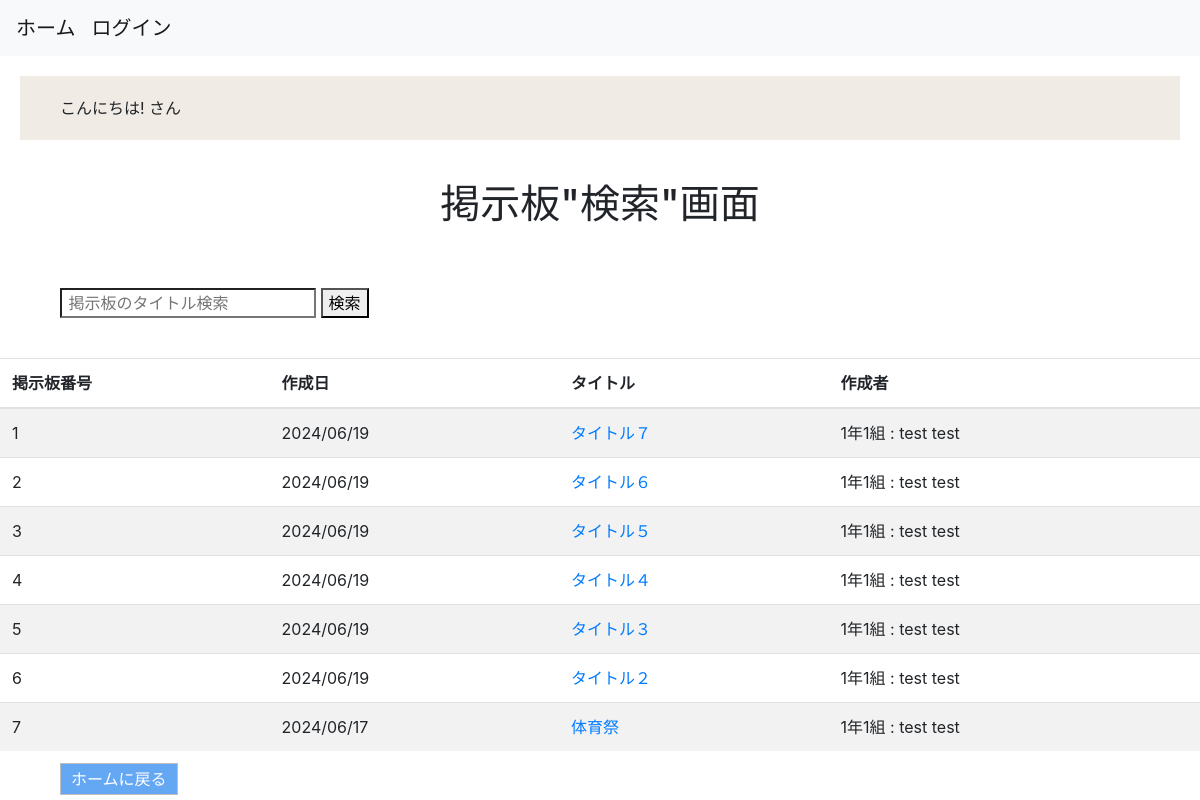
The page /boards/search_themes on the database as committed earlier.
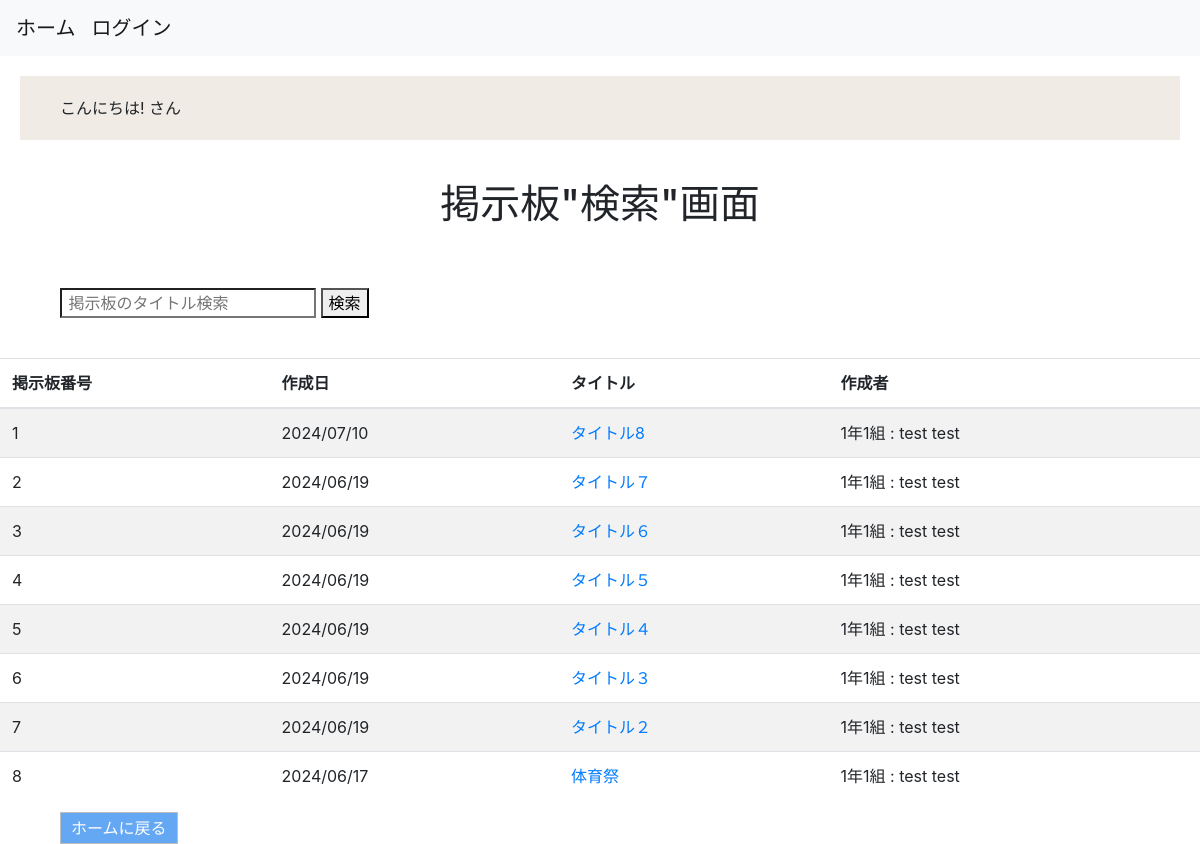
The same page on the database as committed later.
### boards/models.py (models this page shows)
class Themes(models.Model):
    title = models.CharField(max_length=255)
    created_at = models.DateTimeField(auto_now_add=True)
    updated_at = models.DateTimeField(auto_now=True)
    user = models.ForeignKey(
        'accounts.Users', on_delete=models.CASCADE
    )
    objects = ThemesManager()
    class Meta:
        db_table = 'themes'

### accounts/models.py (models this page shows)
class Users(AbstractBaseUser, PermissionsMixin):
    school_id = models.IntegerField(unique=True) #ユーザーid
    class_id = models.IntegerField(blank=True, null=True) #出席番号、教師は出席番号をもたないため、必須にはしない。
    first_name = models.CharField(max_length=150) #姓
    last_name = models.CharField(max_length=150) #名
    first_name_phonetic = models.CharField(max_length=150) #姓ふりがな
    last_name_phonetic = models.CharField(max_length=150) #名ふりがな
    birthday = models.DateField() #誕生日
    school_grade = models.PositiveIntegerField(blank=True, null=True) #学年
    school_class = models.PositiveIntegerField(blank=True, null=True) #組
    email = models.EmailField(max_length=150, blank=True, null=True) #学生はメアド持ってない場合があることを想定して必須項目にしない。
    club = models.CharField(max_length=150, blank=True, null=True) #帰宅部想定でnull=True
    is_active = models.BooleanField(default=True) #認証登録は今回は省くためdefault=True
    is_staff = models.BooleanField(default=False)
    created_at = models.DateTimeField(auto_now_add=True) #登録日時
    updated_at = models.DateTimeField(auto_now=True) #更新日時
    GENDER_CHOICES = (
        ('man', 'Man'),
        ('woman', 'Woman'),
    )
    STATUS_CHOICES = (
        ('teacher', 'Teacher'),
        ('student', 'Student'),
    )
    gender = models.CharField(max_length=50, choices=GENDER_CHOICES) #性別
    status = models.CharField(max_length=50, choices=STATUS_CHOICES) #立場
    USERNAME_FIELD = 'school_id'
    REQUIRED_FIELDS = ['first_name', 'last_name','status','birthday']
    objects = UserManager()
    class Meta:
        db_table = 'users'
    def __str__(self):
        return f'{self.school_grade}年{self.school_class}組 : {self.first_name} {self.last_name}'

### boards/views.py (the view, shortened to what this page needs)
# urls.py: path('search_themes', views.search_themes, name='search_themes'),
def search_themes(request):
    query = request.GET.get(str('query')) #query(検索に入力された言葉)を取得
    queryset = Themes.objects.fetch_all_themes().order_by('-id') #querysetにThemesモデルのデータを全て格納
    return render(
    request, 'boards/search_themes.html', context={
        'query': query,
        'queryset': queryset,
        }
    )

### boards/models.py (called while the page is built)
    def fetch_all_themes(self):
        return self.order_by('id').all()

### templates/boards/search_themes.html (shortened to what this page needs)
{% extends "base.html" %}
{% block content %}
<h1>掲示板"検索"画面</h1>
<form method="GET">
<div>
<input type="search" value="{{ request.GET.query }}"
         name="query" type="text"
         placeholder=" 掲示板のタイトル検索 ">
<button>検索</button>
</div>
<table class="table table-striped table-hover">
    <thead>
        <tr>
            <th>掲示板番号</th>
            <th>作成日</th>
            <th>タイトル</th>
            <th>作成者</th>
        </tr>
    </thead>
    <tbody>
    {% for theme in queryset %}
        <tr>
            <td>{{ forloop.counter }}</td>
            <td>{{ theme.created_at|date:"Y/m/d" }}</td>
            <td><a href="{% url 'boards:post_comments' theme_id=theme.id %}">{{ theme.title }}</a></td>
            {% if theme.user.id == user.id %}
                <td><a href="{% url 'boards:edit_theme' id=theme.id %}">{{ theme.user }}先生</a></td>
            {% else %}
                <td>{{ theme.user }}</td>
            {% endif %}
        </tr>
    {% endfor %}
    </tbody>
</table>
<a class="return-button" href="{% url 'accounts:home' %}">ホームに戻る</a>
{% endblock %}

Rows that differ between the two databases and show on the page:
added Themes: created_at "2024/07/10", title "タイトル8", user "1年1組 : test test"
